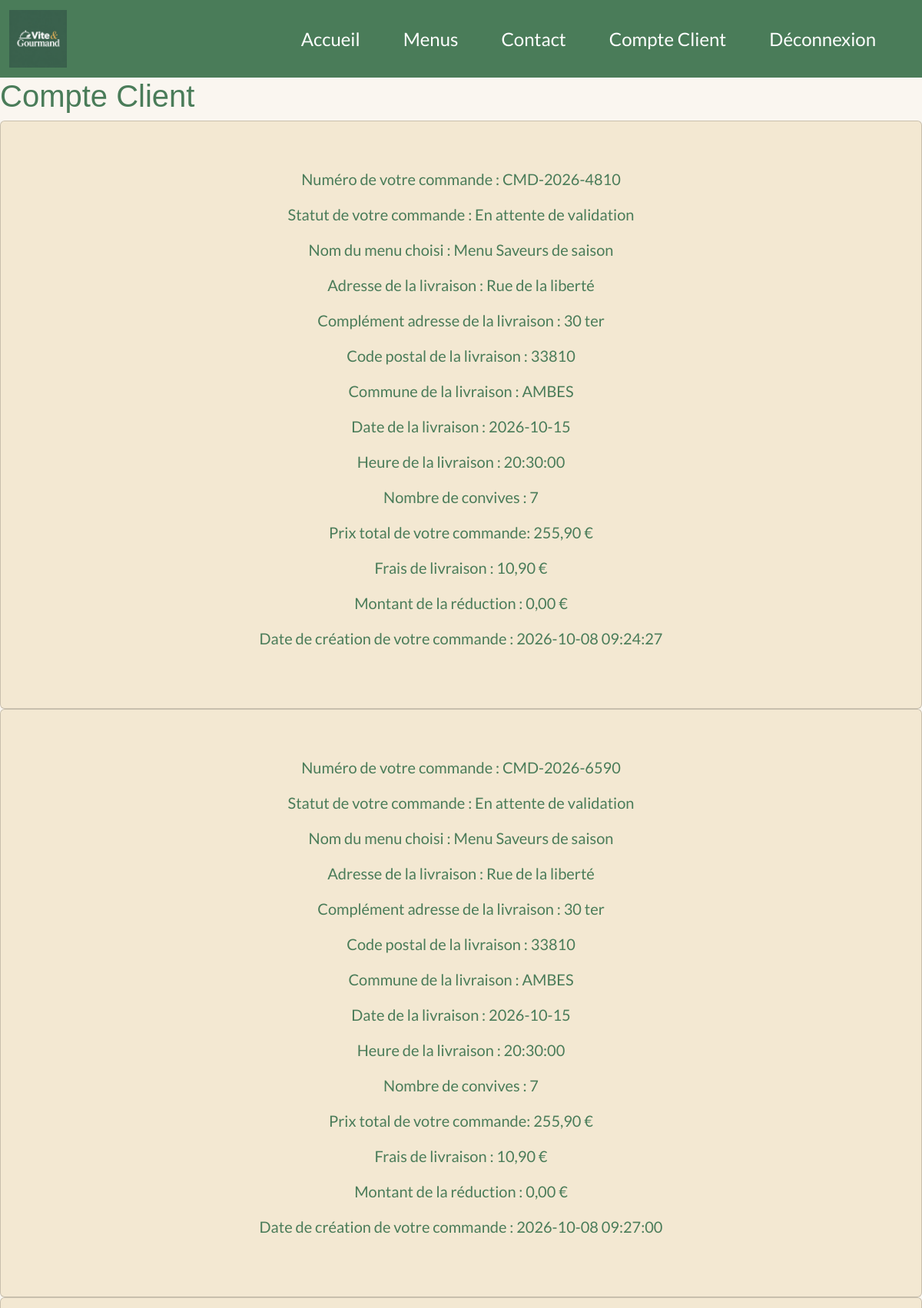
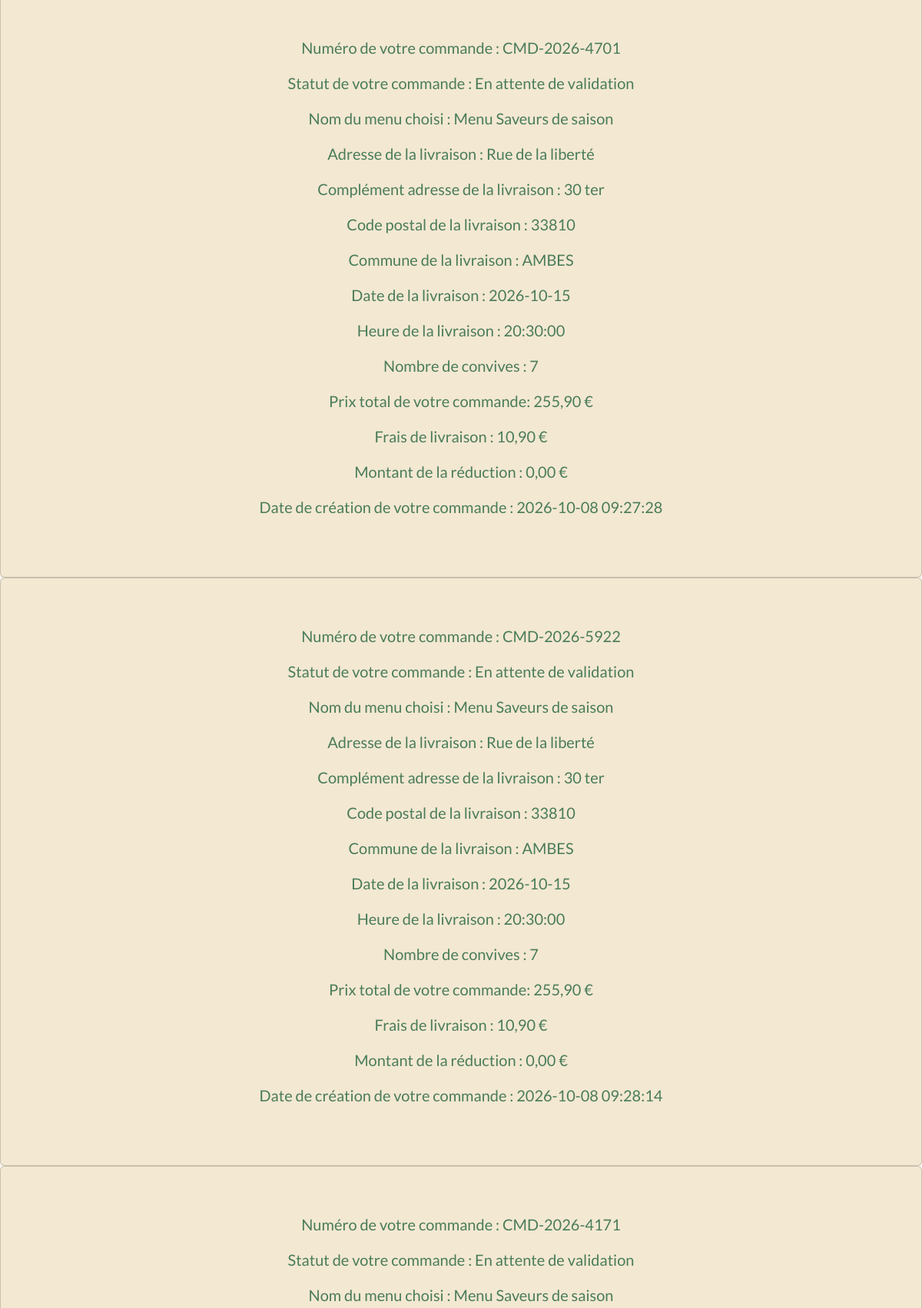
Page /?page=compte_client (signed in, upper part) on the committed database (2 pictures, top to bottom).
### tables this page shows
CREATE TABLE IF NOT EXISTS commandes
(
id INT NOT NULL PRIMARY KEY AUTO_INCREMENT,
numero VARCHAR (20) UNIQUE NOT NULL,
statut VARCHAR (50) NOT NULL DEFAULT 'En attente de validation',
adresseLivraison VARCHAR (250) NOT NULL,
complementLivraison VARCHAR (250),
codePostalLivraison VARCHAR(20) NOT NULL,
communeLivraison VARCHAR(250) NOT NULL,
datePrestation DATE NOT NULL,
heurePrestation TIME NOT NULL,
nbPersonneCommande INTEGER NOT NULL,
prixTotal DECIMAL (10, 2) NOT NULL,
fraisLivraison DECIMAL (10, 2) NOT NULL,
montantRemise DECIMAL (10, 2) NOT NULL DEFAULT 0.00,
motifAnnulation VARCHAR (250),
dateCreation DATETIME NOT NULL DEFAULT CURRENT_TIMESTAMP,
menu_id INTEGER NOT NULL,
compte_id INTEGER NOT NULL,
Foreign Key (compte_id) REFERENCES comptes(id),
Foreign Key (menu_id) REFERENCES menus(id)
);

CREATE TABLE IF NOT EXISTS menus 
(
id INT NOT NULL PRIMARY KEY AUTO_INCREMENT,
nomMenu VARCHAR (250) NOT NULL,
description VARCHAR (250) NOT NULL,
theme VARCHAR (250) NOT NULL,
nbPersonneMin INTEGER NOT NULL,
prix FLOAT NOT NULL,
conditions VARCHAR (250) NOT NULL,
regime VARCHAR (250) NOT NULL,
allergenes VARCHAR (250) NOT NULL,
stock INTEGER NOT NULL,
image VARCHAR (250) NOT NULL
);

### src/Controller/CommandeController.php (called while the page is built, shortened)
<?php
class CommandeController
{
    private CommandeRepository $commandeRepository;
    public function __construct(CompteRepository $compteRepository, MenuRepository $menuRepository, CommandeRepository $commandeRepository, MailService $mailservice)
    {
        $this->commandeRepository = $commandeRepository;
    }
    public function showAllCommandesClient (): void
    {
        $allCommandes = $this->commandeRepository->findCommandesByCompteId($_SESSION['user_id']);
        require __DIR__ . '/../../templates/client/compte_client.php';
    }
}

### src/Repository/CommandeRepository.php (called while the page is built, shortened)
<?php
class CommandeRepository {
    private Database $database;
    public function __construct(Database $database)
    {
        $this->database = $database;
    }
    public function findCommandesByCompteId(int $compteId) : array
    {
        $pdo = $this->database->getConnection();
        $stmt = $pdo->prepare("SELECT c.numero, m.nomMenu,  c.statut, c.adresseLivraison, c.complementLivraison, c.codePostalLivraison, c.communeLivraison, c.datePrestation,  c.heurePrestation, c.nbPersonneCommande, c.prixTotal, c.fraisLivraison,  c.montantRemise, c.motifAnnulation, c.dateCreation, c.id
        FROM commandes c, menus m  WHERE c.compte_id = :compteId AND  c.menu_id = m.id  ORDER BY c.datePrestation DESC;");
        $stmt->execute(
            [
            ':compteId' => $compteId
            ]);
        $result = $stmt->fetchAll(PDO::FETCH_ASSOC);
        return $result;
    }
}

### templates/client/compte_client.php (the view, shortened to what this page needs)
<?php
require __DIR__ . '/../partials/head.php';
?>
<body>
<?php
require __DIR__ . '/../partials/header.php';
?>
<h1 class="compte-title">Compte Client</h1>
<?php foreach ($allCommandes as $allCommande): ?>
    <div class="col">
        <div class="card h-100">
            <div class="card-inner">
                <p>Numéro de votre commande : <?= htmlspecialchars($allCommande['numero']) ?></p>
                <p>Statut de votre commande :  <?= htmlspecialchars($allCommande['statut']) ?></p>
                <p>Nom du menu choisi : <?= htmlspecialchars($allCommande['nomMenu']) ?></p>
                <p>Adresse de la livraison : <?= htmlspecialchars($allCommande['adresseLivraison']) ?></p>
                <?php if (isset($allCommande['complementLivraison'])): ?>
                        <p>Complément adresse de la livraison :  <?= htmlspecialchars($allCommande['complementLivraison']) ;?> </p>
                <?php endif ?>
                <p>Code postal de la livraison : <?= htmlspecialchars($allCommande['codePostalLivraison']) ?></p>
                <p>Commune de la livraison : <?= htmlspecialchars($allCommande['communeLivraison']) ?></p>
                <p>Date de la livraison : <?= htmlspecialchars($allCommande['datePrestation']) ?></p>
                <p>Heure de la livraison : <?= htmlspecialchars($allCommande['heurePrestation']) ?></p>
                <p>Nombre de convives : <?= htmlspecialchars((string) $allCommande['nbPersonneCommande']) ?></p>
                <p>Prix total de votre commande: <?= htmlspecialchars(number_format($allCommande['prixTotal'],2, ',', ' ')) ?> €</p>
                <p>Frais de livraison : <?= htmlspecialchars(number_format($allCommande['fraisLivraison'],2, ',', ' ')) ?> €</p>
                <p>Montant de la réduction : <?= htmlspecialchars(number_format($allCommande['montantRemise'],2, ',', ' ')) ?> €</p>
                <p>Date de création de votre commande : <?= htmlspecialchars($allCommande['dateCreation']) ?></p>
            </div>
        </div>
    </div>
<?php endforeach ?>
</body>
</html>

### public/css/style.css (style rules this page uses)
* { margin: 0; padding: 0; box-sizing: border-box; }
:root { --primary: #4A7C59; --secondary: #C4714A; --accent: #D4A853; --avis: #F3E8D2; --bg: #FAF6F0; --text: #2C2C2C; }
html { width: 100%; }
body { background-color: var(--bg); }
[class*="title"] { font-family: Playfair display, sans-serif; color: var(--primary); }
p { font-family: lato, sans-serif; }
body { font-family: lato, sans-serif; }
.card { gap: 40px; padding: 40px; background-color: var(--avis); }
.card-inner { padding: 20px; height: 100%; color: var(--primary); display: flex; flex-direction: column; }
.card p { text-align: center; font-size: 20px; }

### rows in the picture
commandes: numero "CMD-2026-4810", statut "En attente de validation", menu.nomMenu "Menu Saveurs de saison", adresseLivraison "Rue de la liberté", complementLivraison "30 ter", codePostalLivraison "33810", communeLivraison "AMBES", datePrestation "2026-10-15", heurePrestation "20:30:00", nbPersonneCommande "7", prixTotal "255,90", fraisLivraison "10,90", montantRemise "0,00", dateCreation "2026-10-08 09:24:27"
commandes: numero "CMD-2026-6590", statut "En attente de validation", menu.nomMenu "Menu Saveurs de saison", adresseLivraison "Rue de la liberté", complementLivraison "30 ter", codePostalLivraison "33810", communeLivraison "AMBES", datePrestation "2026-10-15", heurePrestation "20:30:00", nbPersonneCommande "7", prixTotal "255,90", fraisLivraison "10,90", montantRemise "0,00", dateCreation "2026-10-08 09:27:00"
commandes: numero "CMD-2026-4701", statut "En attente de validation", menu.nomMenu "Menu Saveurs de saison", adresseLivraison "Rue de la liberté", complementLivraison "30 ter", codePostalLivraison "33810", communeLivraison "AMBES", datePrestation "2026-10-15", heurePrestation "20:30:00", nbPersonneCommande "7", prixTotal "255,90", fraisLivraison "10,90", montantRemise "0,00", dateCreation "2026-10-08 09:27:28"
commandes: numero "CMD-2026-5922", statut "En attente de validation", menu.nomMenu "Menu Saveurs de saison", adresseLivraison "Rue de la liberté", complementLivraison "30 ter", codePostalLivraison "33810", communeLivraison "AMBES", datePrestation "2026-10-15", heurePrestation "20:30:00", nbPersonneCommande "7", prixTotal "255,90", fraisLivraison "10,90", montantRemise "0,00", dateCreation "2026-10-08 09:28:14"
commandes: numero "CMD-2026-4171", statut "En attente de validation", menu.nomMenu "Menu Saveurs de saison"
